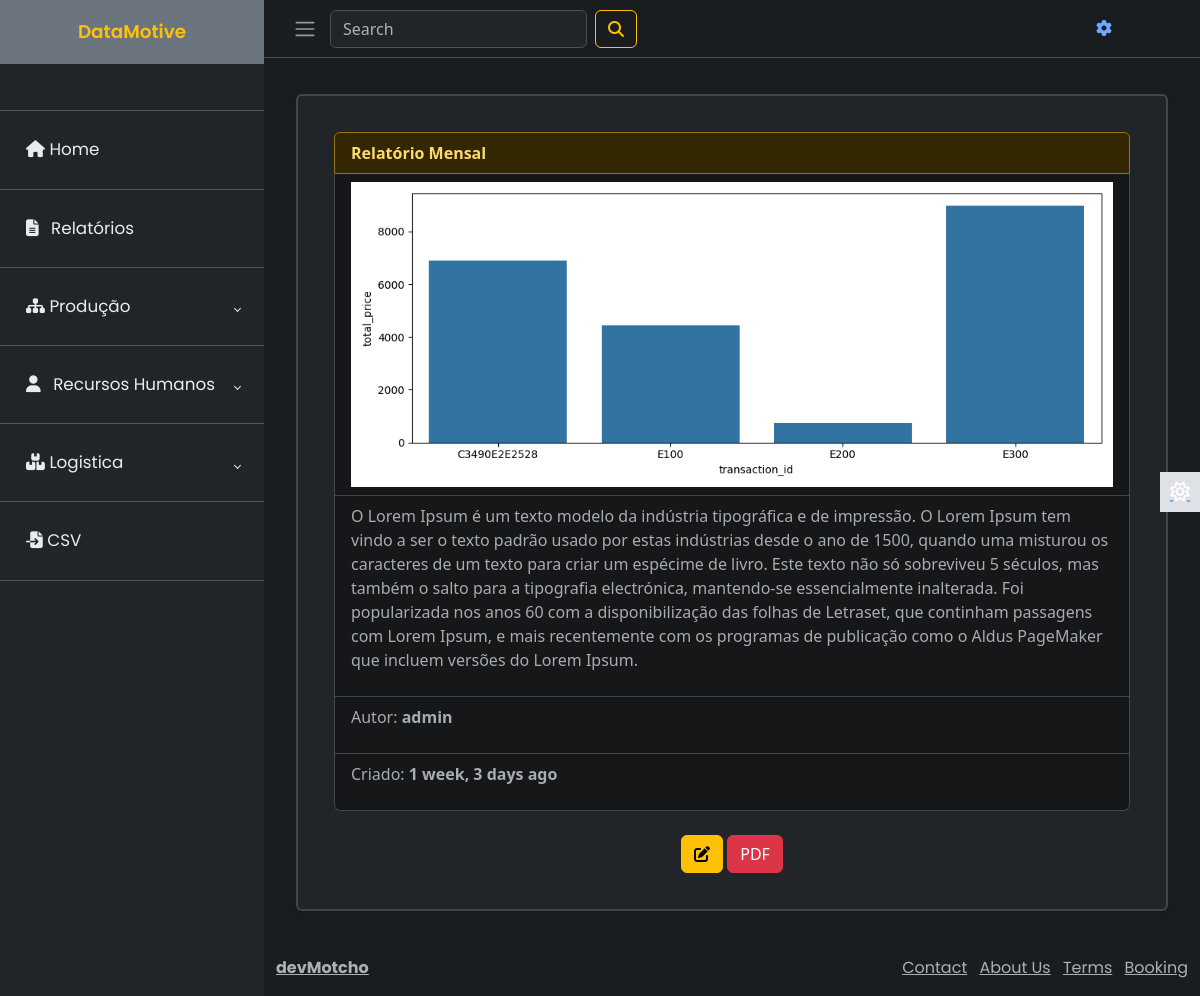
The page /reports/detail/5/ (signed in) on the database its author committed.
### reports/models.py (models this page shows, shortened)
class Report(models.Model):
    name = models.CharField(max_length=120)
    image = models.ImageField(upload_to='reports', blank=True)
    text = models.TextField()
    author = models.ForeignKey(Profile, on_delete=models.CASCADE)
    created = models.DateTimeField(auto_now_add=True)
    updated = models.DateTimeField(auto_now=True)
    class Meta:
        ordering = ['-created']

### human/models.py (models this page shows)
class Profile(models.Model):
    user = models.OneToOneField(User, on_delete=models.CASCADE)
    bio = models.TextField()
    avatar = models.ImageField(upload_to='users/', null=True, default='transferir.jpg')
    def __str__(self):
        return self.user.username

### reports/views.py (the view)
# urls.py: path('detail/<str:pk>/', ReportDetailView.as_view(), name='detail'),
class ReportDetailView(DetailView):
    model = Report
    template_name = 'reports/detail.html'

### reports/templates/reports/detail.html
{% extends 'main.html' %}
{% block content %}
<main class="content">
    <div class="container-fluid">
        <div class="card border-2 align-self-center">
            <div class="card-body">
                <div class="p-3 m-1">
                    <ul class="list-group">
                        <li class="list-group-item list-group-item-warning d-flex justify-content-between">
                            <strong>{{object.name}}</strong>
                        </li>
                        {% if object.image %}
                        <li
                            class="list-group-item list-group-item-secondary d-flex justify-content-between text-center">
                            <img src="{{object.image.url}}" class="img-fluid" alt="{{object.name}}">
                        </li>
                        {% endif %}
                        <li class="list-group-item list-group-item-secondary d-flex justify-content-between">
                            <p>{{object.text}}</p>
                        </li>
                        <li class="list-group-item list-group-item-secondary d-flex justify-content-between">
                            <p>Autor: <b>{{object.author}}</b></p>
                        </li>
                        <li class="list-group-item list-group-item-secondary d-flex justify-content-between">
                            <p>Criado: <b>{{object.created|timesince}} ago</b></p>
                        </li>
                    </ul>
                    <div class="card-action text-center mt-4">
                        <a href="{% url 'reports:update-report' object.id %}" class="btn btn-warning btn-md"><i
                                class="fa-solid fa-pen-to-square"></i></a>
                        <a class="btn btn-danger" href="{% url 'reports:pdf' object.id %}">PDF</a>
                    </div>
                </div>
            </div>
        </div>
    </div>
</main>
{% endblock content %}

### static/styles/styles.css (style rules this page uses)
*,::after,::before { box-sizing: border-box; }
body { font-family: 'Poppins', sans-serif; font-size: 0.875rem; opacity: 1; overflow-y: scroll; margin: 0; }
a { cursor: pointer; text-decoration: none; font-family: 'Poppins', sans-serif; }
li { list-style: none; }
.content { flex: 1; max-width: 100vw; width: 100vw; }
@media (min-width:768px) { .content { max-width: auto; width: auto; } }
.card { box-shadow: 0 0 .875rem 0 rgba(34, 46, 60, .05); margin-bottom: 24px; }
.content { flex: 1; padding: 20px; box-sizing: border-box; }

### rows shown on the page
Report: name "Relatório Mensal", image (picture), text "O Lorem Ipsum é um texto modelo da indústria tipográfica e de impressão. O Lorem Ipsum tem vindo a ser o texto padrão usado por estas indústrias desde o ano de 1500, quando uma misturou os caracteres de um texto para criar um espécime de livro. Este texto não só sobreviveu 5 séculos, mas também o salto para a tipografia electrónica, mantendo-se essencialmente inalterada. Foi popularizada nos anos 60 com a disponibilização das folhas de Letraset, que continham passagens com Lorem Ipsum, e mais recentemente com os programas de publicação como o Aldus PageMaker que incluem versões do Lorem Ipsum.", author "admin", created "1 week, 3 days"
